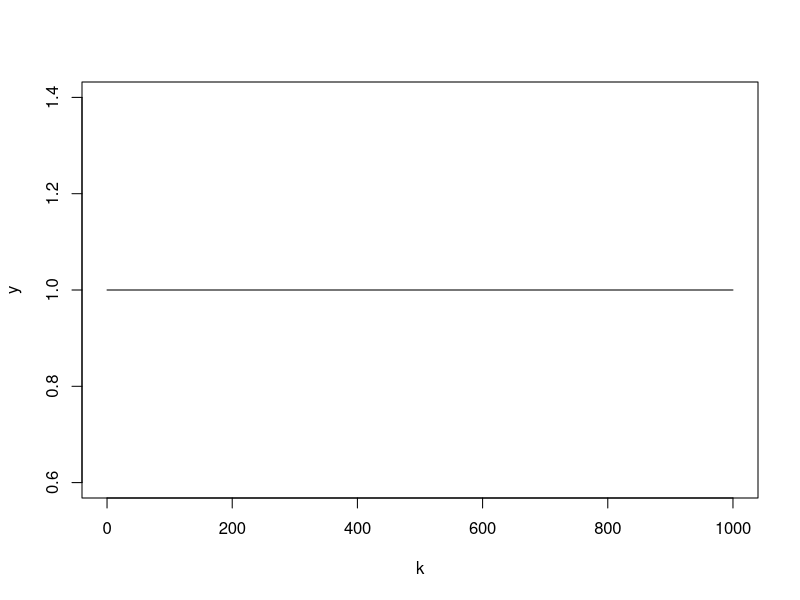

Generate this figure with R:
b=1000
k <- seq(0, b, by = 10)
y = rep(1,b/10 + 1)

#n=100
#k0 <- seq(0, n, by = 10)
#y0=dbinom(k0, n, 0.5)

plot(k, y,type = "l")
#lines(k0, y0,type = "l")